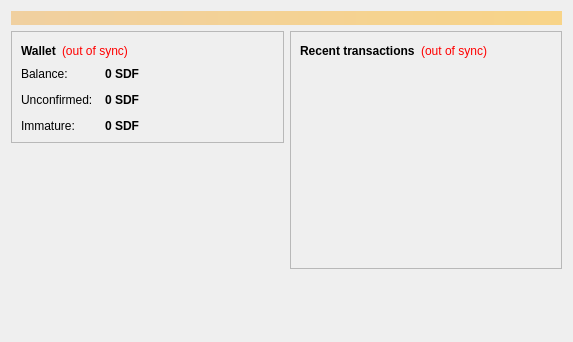
<?xml version="1.0" encoding="UTF-8"?>
<ui version="4.0">
 <class>OverviewPage</class>
 <widget class="QWidget" name="OverviewPage">
  <property name="geometry">
   <rect>
    <x>0</x>
    <y>0</y>
    <width>573</width>
    <height>342</height>
   </rect>
  </property>
  <property name="windowTitle">
   <string>Form</string>
  </property>
  <layout class="QVBoxLayout" name="topLayout">
   <item>
    <widget class="QLabel" name="labelAlerts">
     <property name="visible">
      <bool>false</bool>
     </property>
     <property name="styleSheet">
      <string notr="true">background-color: qlineargradient(x1: 0, y1: 0, x2: 1, y2: 0, stop:0 #F0D0A0, stop:1 #F8D488); color:#000000;</string>
     </property>
     <property name="wordWrap">
      <bool>true</bool>
     </property>
     <property name="margin">
      <number>3</number>
     </property>
    </widget>
   </item>
   <item>
    <layout class="QHBoxLayout" name="horizontalLayout" stretch="1,1">
     <item>
      <layout class="QVBoxLayout" name="verticalLayout_2">
       <item>
        <widget class="QFrame" name="frame">
         <property name="frameShape">
          <enum>QFrame::StyledPanel</enum>
         </property>
         <property name="frameShadow">
          <enum>QFrame::Raised</enum>
         </property>
         <layout class="QVBoxLayout" name="verticalLayout_4">
          <item>
           <layout class="QHBoxLayout" name="horizontalLayout_4">
            <item>
             <widget class="QLabel" name="label_5">
              <property name="font">
               <font>
                <weight>75</weight>
                <bold>true</bold>
               </font>
              </property>
              <property name="text">
               <string>Wallet</string>
              </property>
             </widget>
            </item>
            <item>
             <widget class="QLabel" name="labelWalletStatus">
              <property name="toolTip">
               <string>The displayed information may be out of date. Your wallet automatically synchronizes with the sdfcoin network after a connection is established, but this process has not completed yet.</string>
              </property>
              <property name="styleSheet">
               <string notr="true">QLabel { color: red; }</string>
              </property>
              <property name="text">
               <string notr="true">(out of sync)</string>
              </property>
              <property name="alignment">
               <set>Qt::AlignLeading|Qt::AlignLeft|Qt::AlignVCenter</set>
              </property>
             </widget>
            </item>
            <item>
             <spacer name="horizontalSpacer_2">
              <property name="orientation">
               <enum>Qt::Horizontal</enum>
              </property>
              <property name="sizeHint" stdset="0">
               <size>
                <width>40</width>
                <height>20</height>
               </size>
              </property>
             </spacer>
            </item>
           </layout>
          </item>
          <item>
           <layout class="QFormLayout" name="formLayout_2">
            <property name="fieldGrowthPolicy">
             <enum>QFormLayout::AllNonFixedFieldsGrow</enum>
            </property>
            <property name="horizontalSpacing">
             <number>12</number>
            </property>
            <property name="verticalSpacing">
             <number>12</number>
            </property>
            <item row="0" column="0">
             <widget class="QLabel" name="label">
              <property name="text">
               <string>Balance:</string>
              </property>
             </widget>
            </item>
            <item row="0" column="1">
             <widget class="QLabel" name="labelBalance">
              <property name="font">
               <font>
                <weight>75</weight>
                <bold>true</bold>
               </font>
              </property>
              <property name="cursor">
               <cursorShape>IBeamCursor</cursorShape>
              </property>
              <property name="toolTip">
               <string>Your current balance</string>
              </property>
              <property name="text">
               <string notr="true">0 SDF</string>
              </property>
              <property name="textInteractionFlags">
               <set>Qt::LinksAccessibleByMouse|Qt::TextSelectableByKeyboard|Qt::TextSelectableByMouse</set>
              </property>
             </widget>
            </item>
            <item row="1" column="0">
             <widget class="QLabel" name="label_3">
              <property name="text">
               <string>Unconfirmed:</string>
              </property>
             </widget>
            </item>
            <item row="1" column="1">
             <widget class="QLabel" name="labelUnconfirmed">
              <property name="font">
               <font>
                <weight>75</weight>
                <bold>true</bold>
               </font>
              </property>
              <property name="cursor">
               <cursorShape>IBeamCursor</cursorShape>
              </property>
              <property name="toolTip">
               <string>Total of transactions that have yet to be confirmed, and do not yet count toward the current balance</string>
              </property>
              <property name="text">
               <string notr="true">0 SDF</string>
              </property>
              <property name="textInteractionFlags">
               <set>Qt::LinksAccessibleByMouse|Qt::TextSelectableByKeyboard|Qt::TextSelectableByMouse</set>
              </property>
             </widget>
            </item>
            <item row="2" column="0">
             <widget class="QLabel" name="labelImmatureText">
              <property name="text">
               <string>Immature:</string>
              </property>
             </widget>
            </item>
            <item row="2" column="1">
             <widget class="QLabel" name="labelImmature">
              <property name="font">
               <font>
                <weight>75</weight>
                <bold>true</bold>
               </font>
              </property>
              <property name="toolTip">
               <string>Mined balance that has not yet matured</string>
              </property>
              <property name="text">
               <string notr="true">0 SDF</string>
              </property>
              <property name="textInteractionFlags">
               <set>Qt::LinksAccessibleByMouse|Qt::TextSelectableByKeyboard|Qt::TextSelectableByMouse</set>
              </property>
             </widget>
            </item>
           </layout>
          </item>
         </layout>
        </widget>
       </item>
       <item>
        <spacer name="verticalSpacer">
         <property name="orientation">
          <enum>Qt::Vertical</enum>
         </property>
         <property name="sizeHint" stdset="0">
          <size>
           <width>20</width>
           <height>40</height>
          </size>
         </property>
        </spacer>
       </item>
      <item>
         <widget class="QLabel" name="coinimage">
          <property name="text">
           <string/>
          </property>
          <property name="pixmap">
           <pixmap resource="../bitcoin.qrc">:/icons/bitcoin</pixmap>
          </property>
          <property name="scaledContents">
           <bool>false</bool>
          </property>
          <property name="alignment">
           <set>Qt::AlignCenter</set>
          </property>
          <property name="margin">
           <number>-2</number>
          </property>
         </widget>
        </item>
      </layout>
     </item>
     <item>
      <layout class="QVBoxLayout" name="verticalLayout_3">
       <item>
        <widget class="QFrame" name="frame_2">
         <property name="frameShape">
          <enum>QFrame::StyledPanel</enum>
         </property>
         <property name="frameShadow">
          <enum>QFrame::Raised</enum>
         </property>
         <layout class="QVBoxLayout" name="verticalLayout">
          <item>
           <layout class="QHBoxLayout" name="horizontalLayout_2">
            <item>
             <widget class="QLabel" name="label_4">
              <property name="text">
               <string>&lt;b&gt;Recent transactions&lt;/b&gt;</string>
              </property>
             </widget>
            </item>
            <item>
             <widget class="QLabel" name="labelTransactionsStatus">
              <property name="toolTip">
               <string>The displayed information may be out of date. Your wallet automatically synchronizes with the sdfcoin network after a connection is established, but this process has not completed yet.</string>
              </property>
              <property name="styleSheet">
               <string notr="true">QLabel { color: red; }</string>
              </property>
              <property name="text">
               <string notr="true">(out of sync)</string>
              </property>
              <property name="alignment">
               <set>Qt::AlignRight|Qt::AlignTrailing|Qt::AlignVCenter</set>
              </property>
             </widget>
            </item>
            <item>
             <spacer name="horizontalSpacer">
              <property name="orientation">
               <enum>Qt::Horizontal</enum>
              </property>
              <property name="sizeHint" stdset="0">
               <size>
                <width>40</width>
                <height>20</height>
               </size>
              </property>
             </spacer>
            </item>
           </layout>
          </item>
          <item>
           <widget class="QListView" name="listTransactions">
            <property name="styleSheet">
             <string notr="true">QListView { background: transparent; }</string>
            </property>
            <property name="frameShape">
             <enum>QFrame::NoFrame</enum>
            </property>
            <property name="verticalScrollBarPolicy">
             <enum>Qt::ScrollBarAlwaysOff</enum>
            </property>
            <property name="horizontalScrollBarPolicy">
             <enum>Qt::ScrollBarAlwaysOff</enum>
            </property>
            <property name="selectionMode">
             <enum>QAbstractItemView::NoSelection</enum>
            </property>
           </widget>
          </item>
         </layout>
        </widget>
       </item>
       <item>
        <spacer name="verticalSpacer_2">
         <property name="orientation">
          <enum>Qt::Vertical</enum>
         </property>
         <property name="sizeHint" stdset="0">
          <size>
           <width>20</width>
           <height>40</height>
          </size>
         </property>
        </spacer>
       </item>
      </layout>
     </item>
    </layout>
   </item>
  </layout>
 </widget>
 <resources/>
 <connections/>
</ui>
